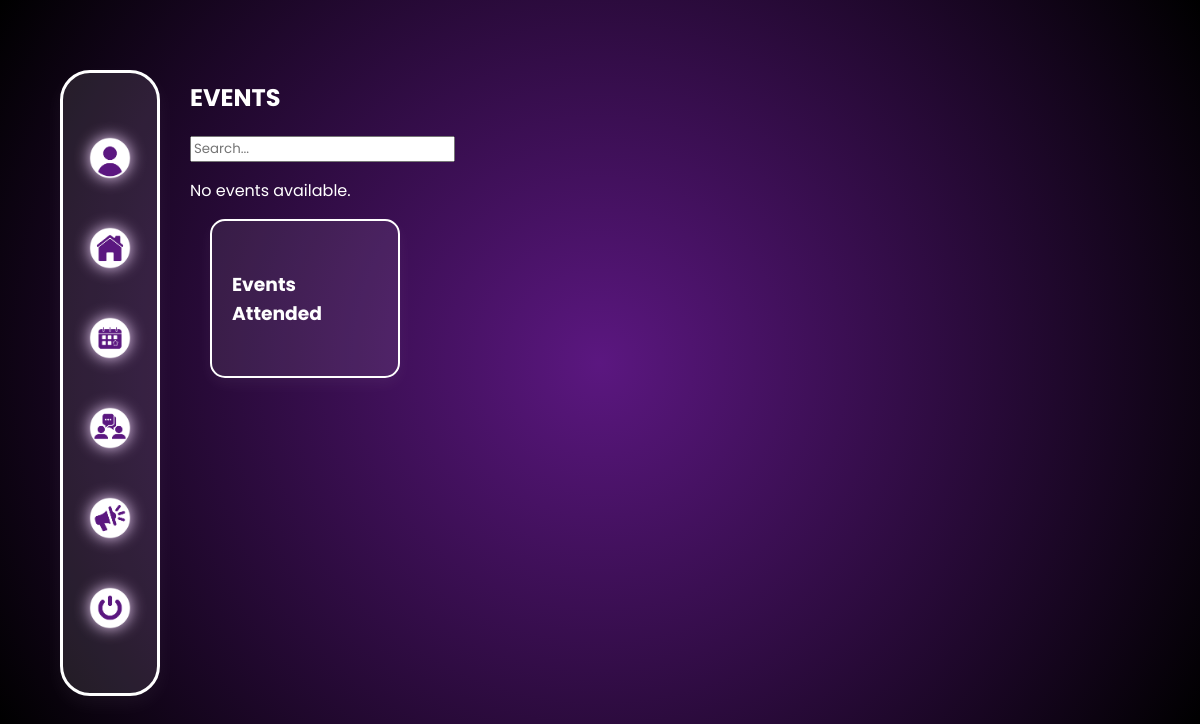
The app's page /events/ (signed in), older data.
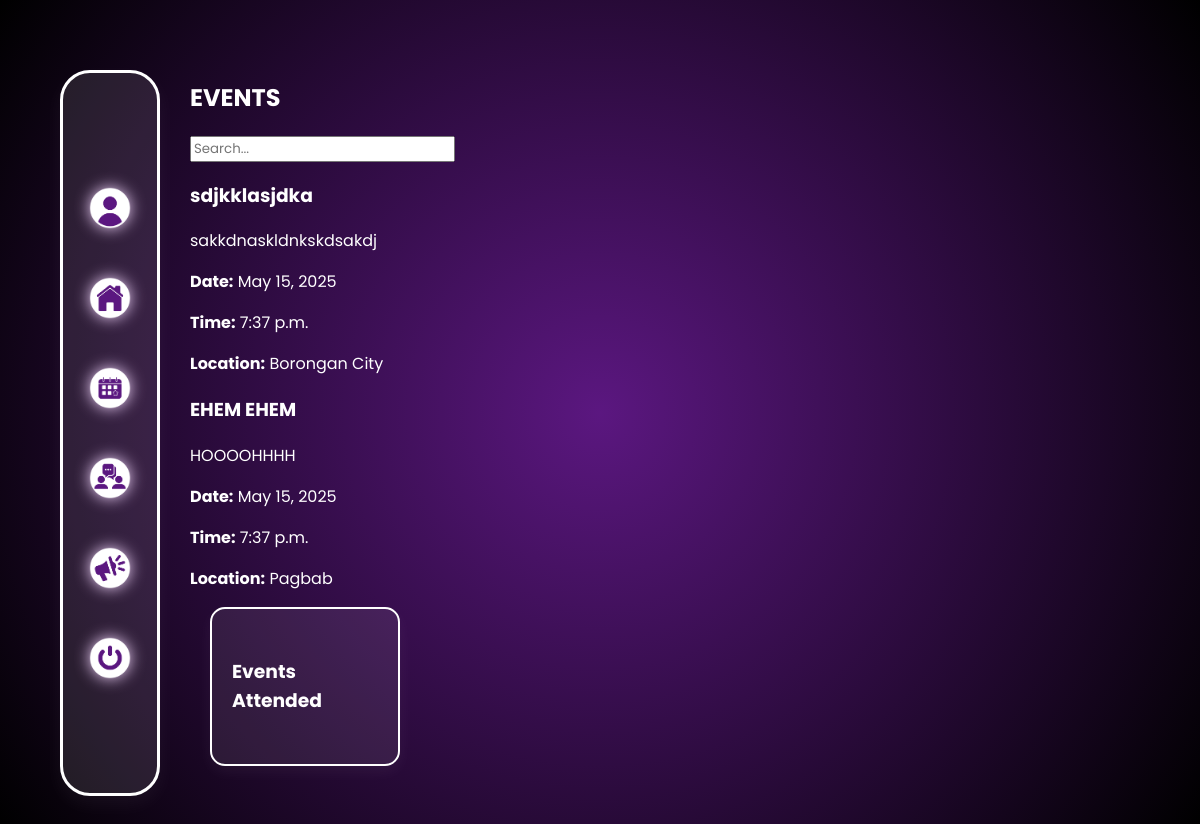
The same page, newer data.
### core/models.py (models this page shows, shortened)
class Event(models.Model):
    title = models.CharField(max_length=200)
    description = models.TextField()
    date = models.DateField(default=date.today)
    time = models.TimeField()
    location = models.CharField(max_length=200)

### core/views.py (the view)
# urls.py: path('events/', views.events_view, name='events'),
@login_required
def events_view(request):
    events = Event.objects.all()
    attended_events = Attendance.objects.filter(user=request.user).select_related('event')
    attended_event_ids = attended_events.values_list('event_id', flat=True)
    context = {
        'events': events,
        'attended_event_ids': attended_event_ids,
        'attended_events': [entry.event for entry in attended_events],  # for sidebar
    }
    return render(request, 'core/events.html', context)

### core/templates/core/events.html (shortened to what this page needs)
{% load static %}
<!DOCTYPE html>
<html lang="en">
<head>
    <link rel="stylesheet" href="{% static 'css/events.css' %}">
</head>
<body>
<div class="container">
  <div class="sidebar">
    <nav>
      <a href="{% url 'profile' %}"><img src="{% static 'img/user_icon.png' %}" alt="Profile"></a>
      <a href="{% url 'home' %}"><img src="{% static 'img/home_icon.png' %}" alt="Home"></a>
      <a href="{% url 'events' %}"><img src="{% static 'img/events_icon.png' %}" alt="Events"></a>
      <a href="{% url 'forum' %}"><img src="{% static 'img/forum_icon.png' %}" alt="Forum"></a>
      <a href="{% url 'updates' %}"><img src="{% static 'img/updates_icon.png' %}" alt="Updates"></a>
      <a href="{% url 'logout' %}"><img src="{% static 'img/logout_icon.png' %}" alt="Logout"></a>
    </nav>
  </div>
  <div class="main-content">
    <div class="header-search">
      <h2>EVENTS</h2>
      <input type="text" class="search-bar" placeholder="Search...">
    </div>
    <div class="content-wrapper">
      <div class="events-section">
        {% for event in events %}
        <div class="event-box" onclick="openModal('{{ event.id }}')">
          <h3 class="event-title">{{ event.title }}</h3>
          <p class="event-desc">{{ event.description|truncatechars:100 }}</p>
          <p><strong>Date:</strong> {{ event.date|date:"F d, Y" }}</p>
          <p><strong>Time:</strong> {{ event.time }}</p>
          <p><strong>Location:</strong> {{ event.location }}</p>
        </div>
        {% empty %}
        <p>No events available.</p>
        {% endfor %}
      </div>
      <div class="quick-stats">
        <h3 class="timeline-title">Events Attended</h3>
      </div>
    </div>
  </div>
</div>
</body>
</html>

Row changes from the older to the newer data that the page shows:
added Event: title "sdjkklasjdka", description "sakkdnaskldnkskdsakdj", date "May 15, 2025", time "7:37 p.m.", location "Borongan City"
added Event: title "EHEM EHEM", description "HOOOOHHHH", date "May 15, 2025", time "7:37 p.m.", location "Pagbab"
Text that changed along with them:
text no longer shown: "No events available."
